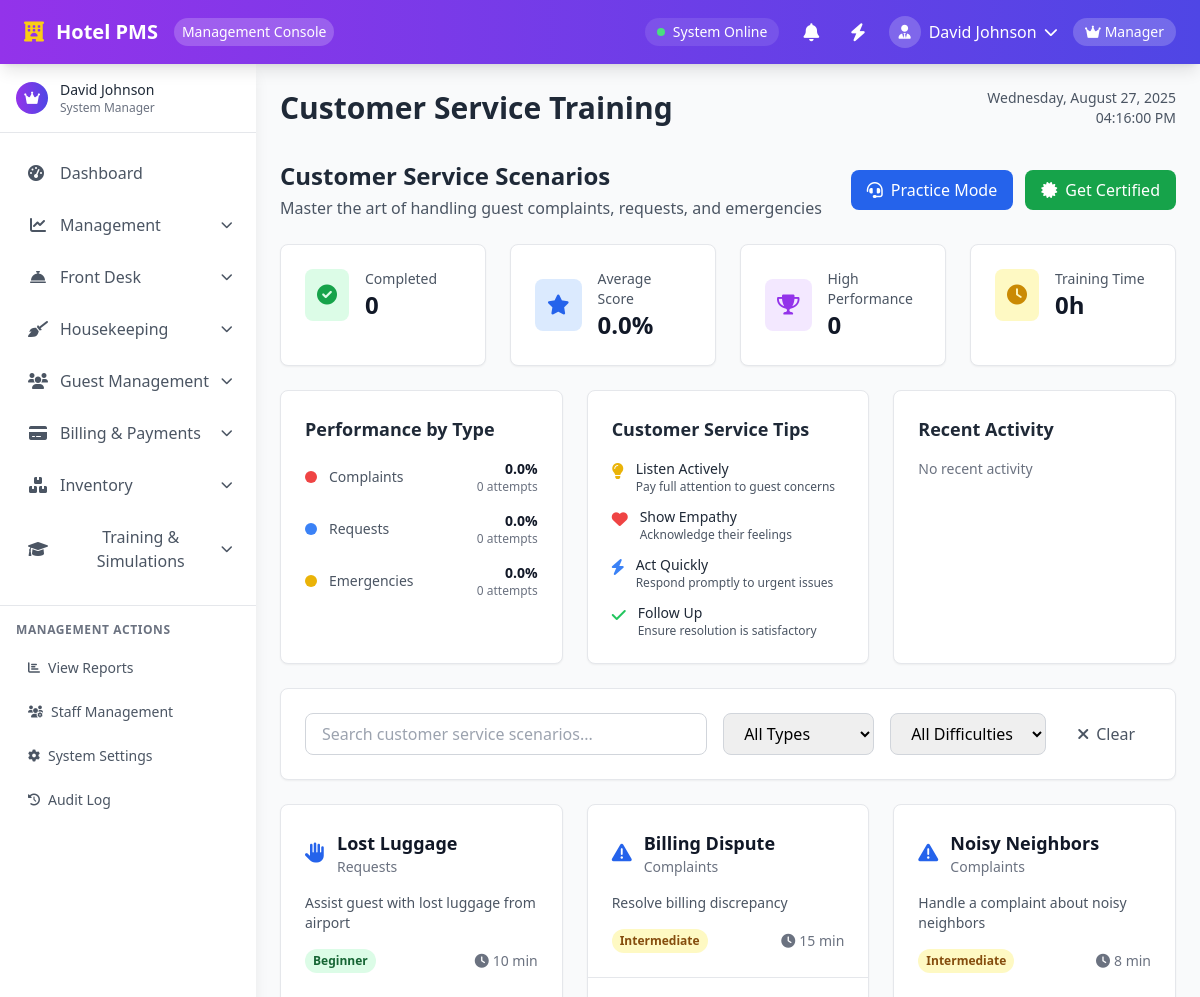
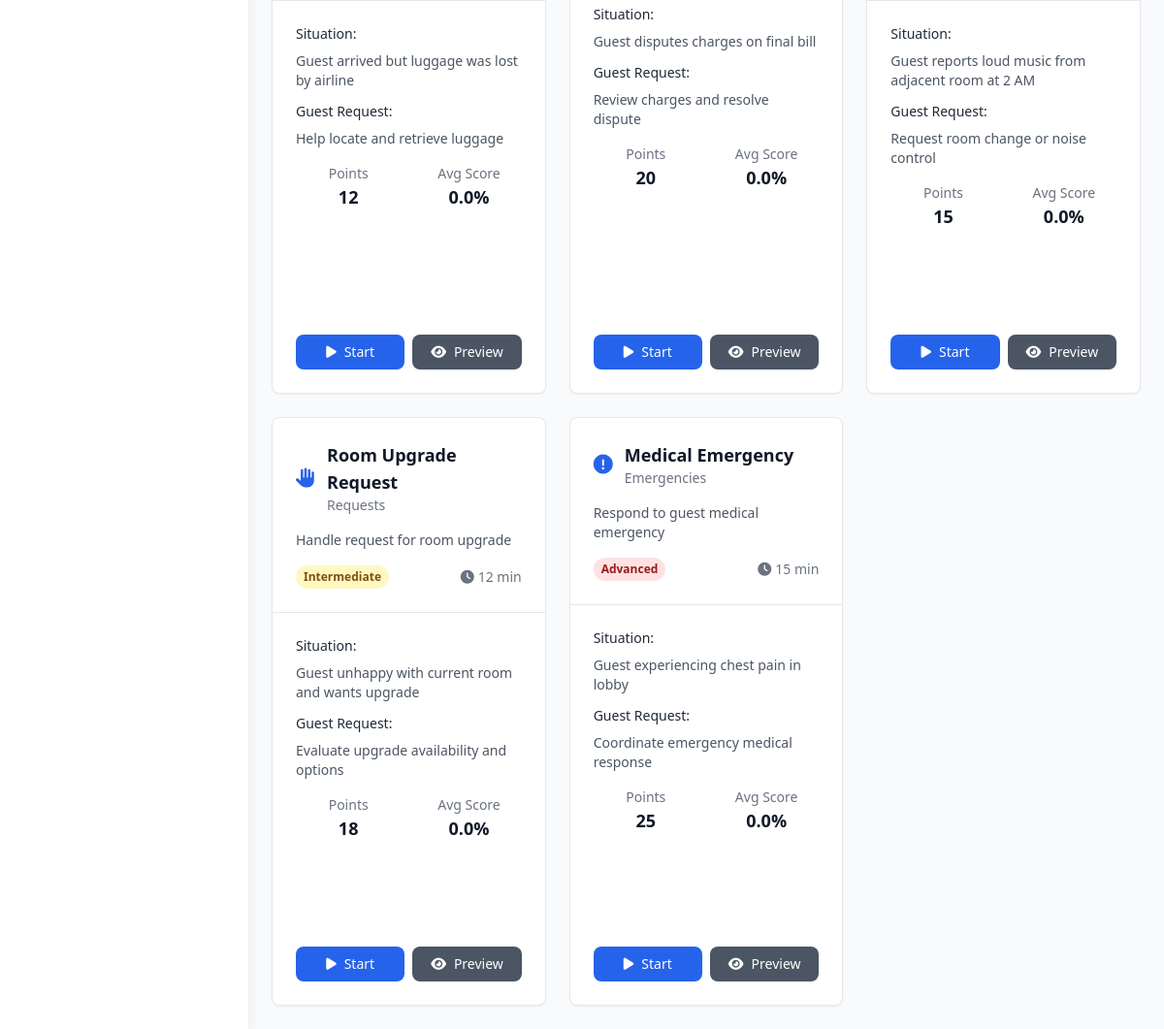
Page /modules/training/customer-service.php (signed in) on the committed database (2 pictures, top to bottom).
### tables this page shows
CREATE TABLE customer_service_scenarios (
    id INT PRIMARY KEY AUTO_INCREMENT,
    title VARCHAR(200) NOT NULL,
    description TEXT NOT NULL,
    situation TEXT NOT NULL,
    guest_request TEXT NOT NULL,
    type ENUM('complaints', 'requests', 'emergencies') NOT NULL,
    difficulty ENUM('beginner', 'intermediate', 'advanced') NOT NULL,
    estimated_time INT NOT NULL DEFAULT 5,
    points INT NOT NULL DEFAULT 15,
    created_at TIMESTAMP DEFAULT CURRENT_TIMESTAMP
);

### modules/training/customer-service.php (the view, shortened to what the rows shown need)
<?php
require_once '../../includes/functions.php';
try {
    $where_conditions = ["1=1"];
    $params = [];
    $where_clause = implode(" AND ", $where_conditions);
    $stmt = $pdo->prepare("
        SELECT
            css.*,
            COALESCE(AVG(ta.score), 0) as avg_score,
            COUNT(ta.id) as attempt_count
        FROM customer_service_scenarios css
        LEFT JOIN training_attempts ta ON css.id = ta.scenario_id AND ta.scenario_type = 'customer_service'
        WHERE {$where_clause}
        GROUP BY css.id
        ORDER BY css.difficulty, css.title
    ");
    $stmt->execute($params);
    $scenarios = $stmt->fetchAll();
    $user_attempts_map = [];
} catch (PDOException $e) {
    error_log("Error fetching customer service scenarios: " . $e->getMessage());
    $scenarios = [];
    $user_attempts = [];
    $user_attempts_map = [];
    $stats = [
        'total_scenarios' => 0,
        'complaints_count' => 0,
        'requests_count' => 0,
        'emergencies_count' => 0,
        'beginner_count' => 0,
        'intermediate_count' => 0,
        'advanced_count' => 0
    ];
    $user_stats = [
        'completed_scenarios' => 0,
        'avg_score' => 0,
        'total_time' => 0,
        'high_performance_count' => 0
    ];
    $performance_by_type = [];
}
include '../../includes/header-unified.php';
?>
        <main class="lg:ml-64 mt-16 p-4 lg:p-6 flex-1 transition-all duration-300">
            <div class="flex justify-between items-center mb-8">
                <h2 class="text-3xl font-semibold text-gray-800">Customer Service Training</h2>
            </div>
            <div class="mb-6">
                <div class="flex items-center justify-between">
                    <div>
                        <h2 class="text-2xl font-bold text-gray-800">Customer Service Scenarios</h2>
                    </div>
                </div>
            </div>
            <div class="grid grid-cols-1 md:grid-cols-2 lg:grid-cols-3 gap-6">
                <?php if (empty($scenarios)): ?>
                    <div class="col-span-full text-center py-12">
                        <i class="fas fa-headset text-4xl text-gray-400 mb-4"></i>
                        <h3 class="text-lg font-medium text-gray-900 mb-2">No scenarios found</h3>
                        <p class="text-gray-500">Try adjusting your filters or check back later for new scenarios.</p>
                    </div>
                <?php else: ?>
                    <?php foreach ($scenarios as $scenario): ?>
                        <?php
                        $user_attempt = isset($user_attempts_map[$scenario['id']]) ? $user_attempts_map[$scenario['id']] : null;
                        $is_completed = $user_attempt && $user_attempt['status'] === 'completed';
                        $best_score = $user_attempt ? $user_attempt['score'] : 0;
                        $difficulty_colors = [
                            'beginner' => 'bg-green-100 text-green-800',
                            'intermediate' => 'bg-yellow-100 text-yellow-800',
                            'advanced' => 'bg-red-100 text-red-800'
                        ];
                        $type_icons = [
                            'complaints' => 'fas fa-exclamation-triangle',
                            'requests' => 'fas fa-hand-paper',
                            'emergencies' => 'fas fa-exclamation-circle'
                        ];
                        ?>
                        <div class="bg-white rounded-lg shadow-sm border border-gray-200 hover:shadow-md transition-shadow duration-300 scenario-card flex flex-col"
                             data-type="<?php echo $scenario['type']; ?>"
                             data-difficulty="<?php echo $scenario['difficulty']; ?>"
                             data-title="<?php echo strtolower($scenario['title']); ?>">
                            <div class="p-6 border-b border-gray-200">
                                <div class="flex items-start justify-between mb-4">
                                    <div class="flex items-center">
                                        <i class="<?php echo $type_icons[$scenario['type']]; ?> text-blue-600 text-xl mr-3"></i>
                                        <div>
                                            <h3 class="text-lg font-semibold text-gray-900"><?php echo htmlspecialchars($scenario['title']); ?></h3>
                                            <p class="text-sm text-gray-500"><?php echo ucfirst($scenario['type']); ?></p>
                                        </div>
                                    </div>
                                </div>
                                <p class="text-gray-600 text-sm mb-4"><?php echo htmlspecialchars(substr($scenario['description'], 0, 100) . (strlen($scenario['description']) > 100 ? '...' : '')); ?></p>
                                <div class="flex items-center justify-between">
                                    <span class="inline-flex px-2 py-1 text-xs font-semibold rounded-full <?php echo $difficulty_colors[$scenario['difficulty']]; ?>">
                                        <?php echo ucfirst($scenario['difficulty']); ?>
                                    </span>
                                    <div class="flex items-center text-sm text-gray-500">
                                        <i class="fas fa-clock mr-1"></i>
                                        <?php echo $scenario['estimated_time']; ?> min
                                    </div>
                                </div>
                            </div>
                            <div class="p-6 flex-grow">
                                <div class="mb-4">
                                    <h4 class="text-sm font-medium text-gray-800 mb-2">Situation:</h4>
                                    <p class="text-sm text-gray-600 mb-3"><?php echo htmlspecialchars(substr($scenario['situation'], 0, 80) . (strlen($scenario['situation']) > 80 ? '...' : '')); ?></p>
                                    <h4 class="text-sm font-medium text-gray-800 mb-2">Guest Request:</h4>
                                    <p class="text-sm text-gray-600"><?php echo htmlspecialchars(substr($scenario['guest_request'], 0, 80) . (strlen($scenario['guest_request']) > 80 ? '...' : '')); ?></p>
                                </div>
                                <div class="grid grid-cols-2 gap-4 mb-4">
                                    <div class="text-center">
                                        <p class="text-sm text-gray-500">Points</p>
                                        <p class="text-lg font-semibold text-gray-900"><?php echo $scenario['points']; ?></p>
                                    </div>
                                    <div class="text-center">
                                        <p class="text-sm text-gray-500">Avg Score</p>
                                        <p class="text-lg font-semibold text-gray-900"><?php echo number_format($scenario['avg_score'], 1); ?>%</p>
                                    </div>
                                </div>
                                <?php if ($is_completed): ?>
                                    <div class="mb-4 p-3 bg-green-50 rounded-lg">
                                        <div class="flex items-center justify-between">
                                            <span class="text-sm font-medium text-green-800">Your Score</span>
                                            <span class="text-lg font-bold text-green-600"><?php echo number_format($best_score, 1); ?>%</span>
                                        </div>
                                    </div>
                                <?php else: ?>
                                    <div class="mb-4 p-3 bg-transparent rounded-lg">
                                        <div class="flex items-center justify-between">
                                            <span class="text-sm font-medium text-transparent">Your Score</span>
                                            <span class="text-lg font-bold text-transparent">0%</span>
                                        </div>
                                    </div>
                                <?php endif; ?>
                            </div>
                            <div class="p-6 pt-0">
                                <div class="flex space-x-2">
                                    <?php if ($is_completed): ?>
                                        <button onclick="retakeScenario(<?php echo $scenario['id']; ?>)" class="flex-1 bg-blue-600 text-white px-4 py-2 rounded-lg hover:bg-blue-700 transition-colors text-sm">
                                            <i class="fas fa-redo mr-2"></i>Retake
                                        </button>
                                        <button onclick="viewResults(<?php echo $scenario['id']; ?>)" class="flex-1 bg-gray-600 text-white px-4 py-2 rounded-lg hover:bg-gray-700 transition-colors text-sm">
                                            <i class="fas fa-chart-bar mr-2"></i>Results
                                        </button>
                                    <?php else: ?>
                                        <button onclick="startScenario(<?php echo $scenario['id']; ?>)" class="flex-1 bg-blue-600 text-white px-4 py-2 rounded-lg hover:bg-blue-700 transition-colors text-sm">
                                            <i class="fas fa-play mr-2"></i>Start
                                        </button>
                                        <button onclick="previewScenario(<?php echo $scenario['id']; ?>)" class="flex-1 bg-gray-600 text-white px-4 py-2 rounded-lg hover:bg-gray-700 transition-colors text-sm">
                                            <i class="fas fa-eye mr-2"></i>Preview
                                        </button>
                                    <?php endif; ?>
                                </div>
                            </div>
                        </div>
                    <?php endforeach; ?>
                <?php endif; ?>
            </div>
        </main>
    </div>
    <?php include '../../includes/footer.php'; ?>
</body>
</html>

### rows in the picture
customer_service_scenarios: title "Lost Luggage", type "Requests", description "Assist guest with lost luggage from airport", difficulty "Beginner", estimated_time "10", situation "Guest arrived but luggage was lost by airline", guest_request "Help locate and retrieve luggage", points "12", avg_score "0.0"
customer_service_scenarios: title "Billing Dispute", type "Complaints", description "Resolve billing discrepancy", difficulty "Intermediate", estimated_time "15", situation "Guest disputes charges on final bill", guest_request "Review charges and resolve dispute", points "20", avg_score "0.0"
customer_service_scenarios: title "Noisy Neighbors", type "Complaints", description "Handle a complaint about noisy neighbors", difficulty "Intermediate", estimated_time "8", situation "Guest reports loud music from adjacent room at 2 AM", guest_request "Request room change or noise control", points "15", avg_score "0.0"
customer_service_scenarios: title "Room Upgrade Request", type "Requests", description "Handle request for room upgrade", difficulty "Intermediate", estimated_time "12", situation "Guest unhappy with current room and wants upgrade", guest_request "Evaluate upgrade availability and options", points "18", avg_score "0.0"
customer_service_scenarios: title "Medical Emergency", type "Emergencies", description "Respond to guest medical emergency", difficulty "Advanced", estimated_time "15", situation "Guest experiencing chest pain in lobby", guest_request "Coordinate emergency medical response", points "25", avg_score "0.0"

### other values in the picture
$user_name "David Johnson"
$_SESSION['user_name'] "David Johnson"
$item['label'] "Dashboard"
$item['label'] "Management"
$item['label'] "Front Desk"
$item['label'] "Housekeeping"
$item['label'] "Guest Management"
$item['label'] "Billing & Payments"
$item['label'] "Inventory"
$item['label'] "Training & Simulations"
$user_stats['completed_scenarios'] "0"
$user_stats['avg_score'] "0.0"
$user_stats['high_performance_count'] "0"
$user_stats['total_time'] / 60 "0"
$performance['type'] "Complaints"
